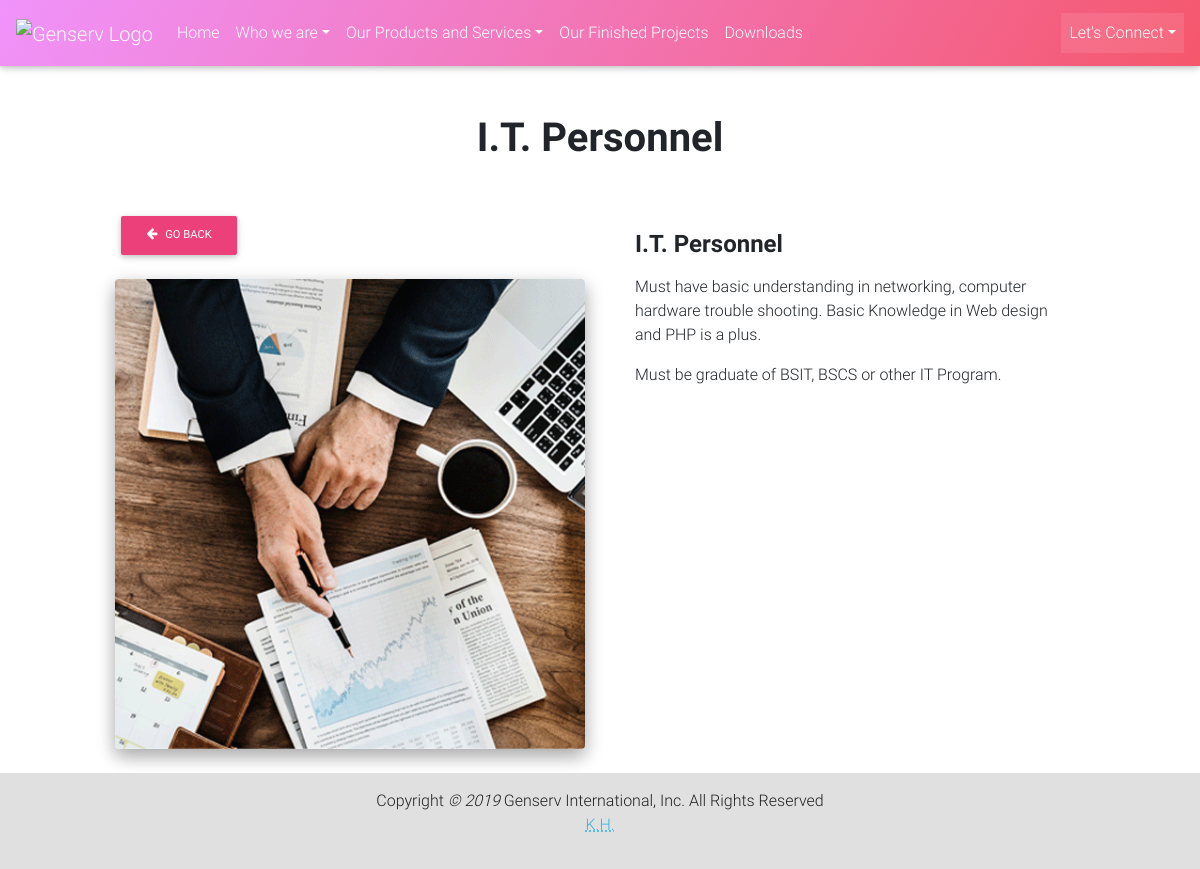
The app's page /jobs/index/1 with its own data.
### tables this page shows
CREATE TABLE `jobs` (
  `id` int(11) NOT NULL,
  `title` varchar(255) NOT NULL,
  `description` text NOT NULL,
  `info` text NOT NULL,
  `image` varchar(255) NOT NULL
);

### application/controllers/Jobs.php (called while the page is built, shortened)
<?php
    class Jobs extends CI_Controller
    {
        public function index($id = NULL)
        {
            if($id == NULL)
            {
                $data['active_page'] = 6;
                $data['title'] = 'Jobs @ Genserv';
                $data['jobs'] = $this->job_model->get_all();
                $this->load->view('templates/header', $data);
                $this->load->view('templates/navigation');
                $this->load->view('pages/jobs', $data);
                $this->load->view('templates/footer');
            }
            else
            {
                $data['active_page'] = 6;
                $data['title'] = ucfirst($this->job_model->get_jobs_title_by_id($id)->title);
                $data['jobs'] = $this->job_model->get_jobs_by_id($id);
                $this->load->view('templates/header', $data);
                $this->load->view('templates/navigation');
                $this->load->view('pages/jobs_item', $data);
                $this->load->view('templates/footer');
            }
        }
    }
?>

### index.php (called while the page is built, shortened)
<?php
require_once BASEPATH.'core/CodeIgniter.php';

### application/models/Job_model.php (called while the page is built, shortened)
<?php
    class Job_model extends CI_Model
    {
        public function get_jobs_by_id($id)
        {
            $query = $this->db->get_where('jobs', array('id' => $id));
            return $query->row_array();
        }
    }
?>

### application/views/pages/jobs_item.php (the view, shortened to what this page needs)
<h1 class='h1-responsive font-weight-bold text-center my-5 wow animated lightSpeedIn slow'><?= $title?></h1>
<?php if(!empty($jobs)):?>
    <div class="row d-flex justify-content-center">
        <div class="col-md-4 col-xl-5 mb-4">
            <a href='<?=site_url('jobs')?>' class="btn btn-pink btn-md mb-4 wow animated swing delay-3s"><i class="fa fa-arrow-left left"></i> Go Back</a>
            <div class="view overlay rounded z-depth-2 wow animated rubberBand slow">
                <img src="<?=base_url('public/images/job_images/' . $jobs['image'])?>" class="img-fluid" alt="<?=$jobs['image']?>">
            </div>
        </div>
        <div class='col-md-8 col-xl-5 mb-4'>
            <div class="card-body">
                <h4 class="wow animated slideInRight slow font-weight-bold mb-3"><strong><?=$jobs['title']?></strong></h4>
                <p class='wow animated slideInDown slow'><?=$jobs['description']?></p>
                <p class='wow animated slideInRight slow'><?=$jobs['info']?></p>
            </div>
        </div>
    </div>
<?php else: echo'<h2 class="h2-responsive font-weight-bold text-center text-danger my-5 wow animated wobble slower">There is no JOBS available right now!</h2>';?>
<?php endif;?>

### records on screen
jobs: image (picture), title "I.T. Personnel", description "Must have basic understanding in networking, computer hardware trouble shooting. Basic Knowledge in Web design and PHP is a plus.", info "Must be graduate of BSIT, BSCS or other IT Program."

### other values on screen
$title "I.T. Personnel"
